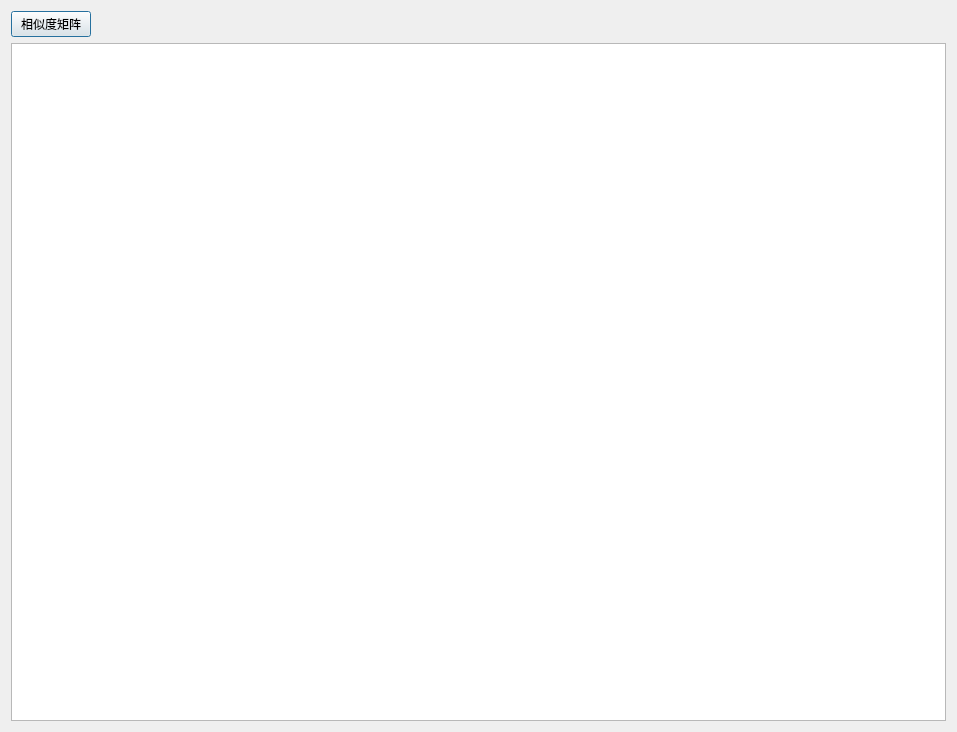
<?xml version="1.0" encoding="UTF-8"?>
<ui version="4.0">
 <class>XSD</class>
 <widget class="QDialog" name="XSD">
  <property name="geometry">
   <rect>
    <x>0</x>
    <y>0</y>
    <width>957</width>
    <height>732</height>
   </rect>
  </property>
  <property name="windowTitle">
   <string>相似度</string>
  </property>
  <property name="windowOpacity">
   <double>1.000000000000000</double>
  </property>
  <layout class="QHBoxLayout" name="horizontalLayout_2">
   <item>
    <layout class="QVBoxLayout" name="verticalLayout">
     <item>
      <layout class="QHBoxLayout" name="horizontalLayout">
       <item>
        <widget class="QPushButton" name="pushButton">
         <property name="text">
          <string>相似度矩阵</string>
         </property>
        </widget>
       </item>
       <item>
        <spacer name="horizontalSpacer">
         <property name="orientation">
          <enum>Qt::Horizontal</enum>
         </property>
         <property name="sizeHint" stdset="0">
          <size>
           <width>40</width>
           <height>20</height>
          </size>
         </property>
        </spacer>
       </item>
      </layout>
     </item>
     <item>
      <widget class="QTableWidget" name="tableWidget">
       <property name="editTriggers">
        <set>QAbstractItemView::NoEditTriggers</set>
       </property>
       <property name="alternatingRowColors">
        <bool>true</bool>
       </property>
       <property name="selectionBehavior">
        <enum>QAbstractItemView::SelectColumns</enum>
       </property>
      </widget>
     </item>
    </layout>
   </item>
  </layout>
 </widget>
 <resources/>
 <connections/>
</ui>
